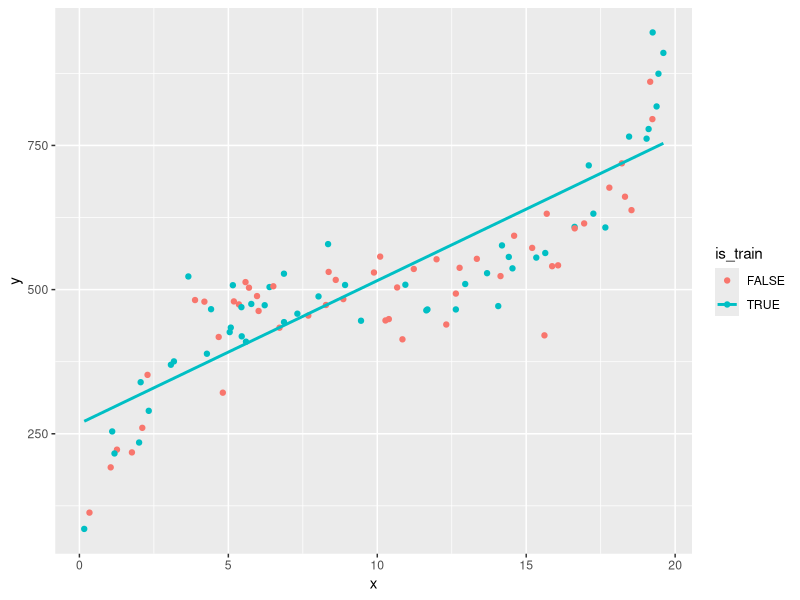
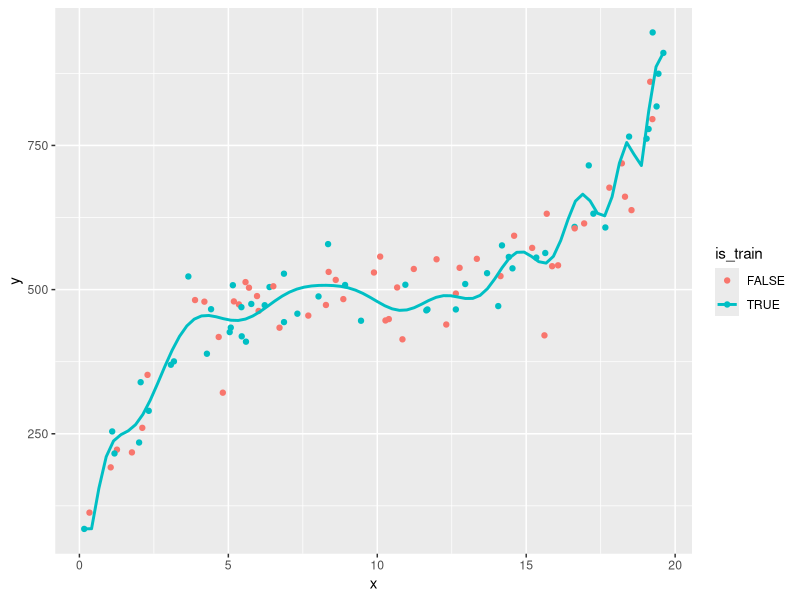
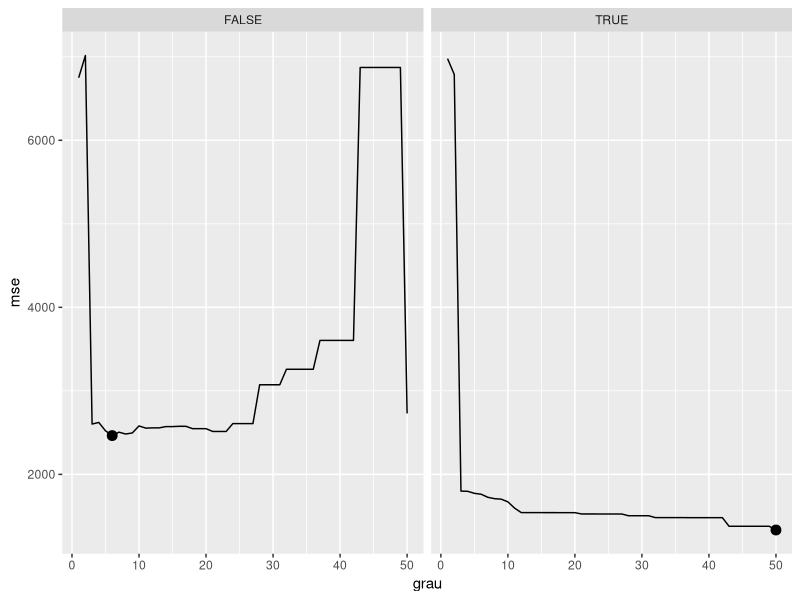
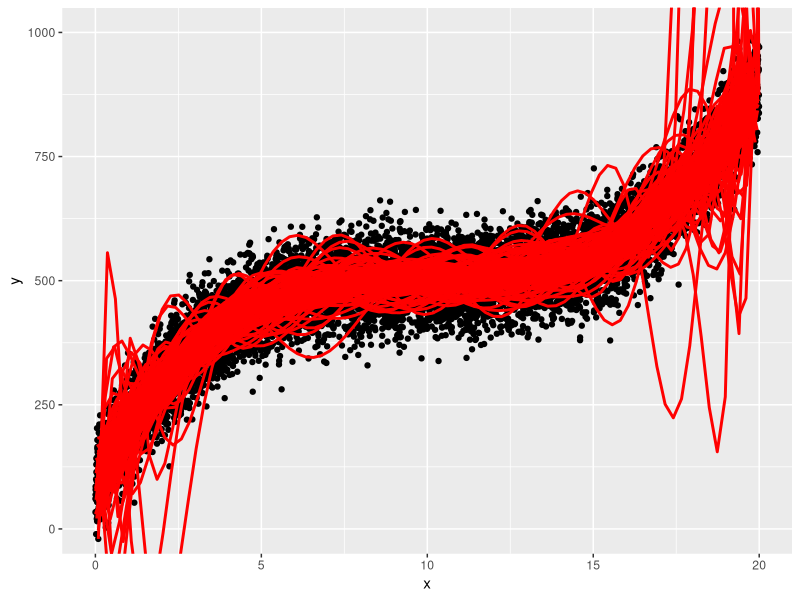
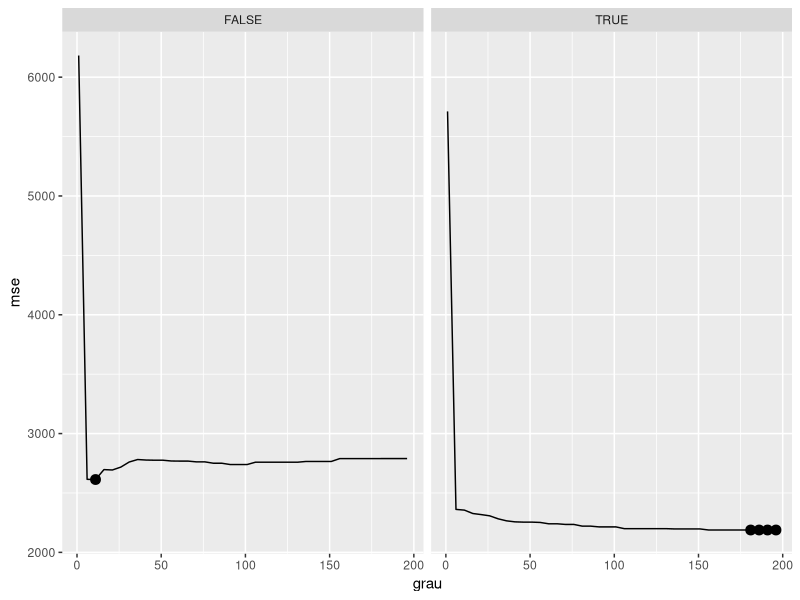
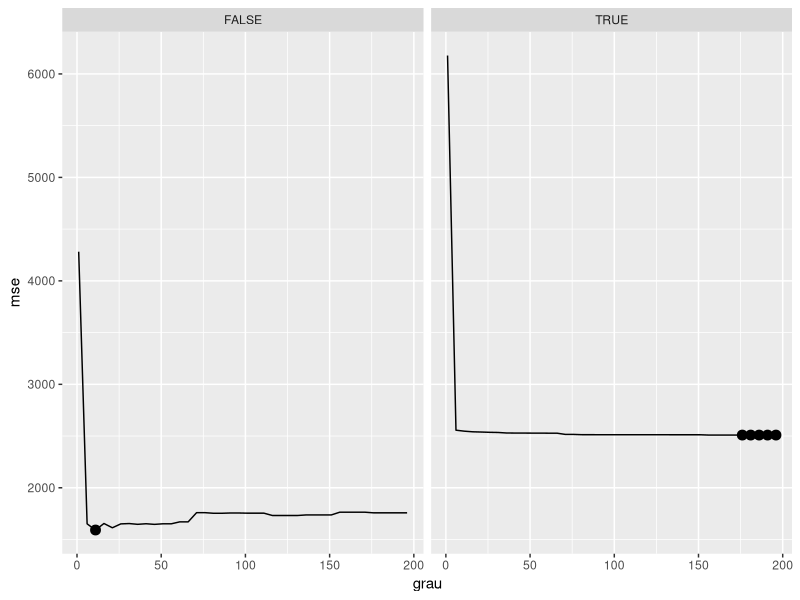
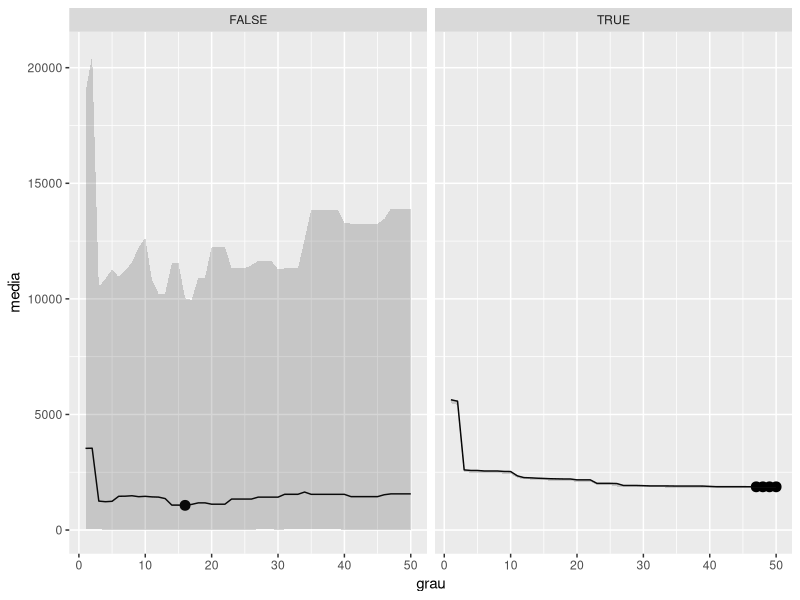

Write R code to recreate these figures, in order. (Note: this script raises an error after producing the figures.)

# Pacotes -----------------------------------------------------------------

library(tidyverse)
library(caret)
library(rsample)
library(skimr)

set.seed(1313)

# Estratégias -------------------------------------------------------------

# Criando banco de dados 

criar_amostra <- function(n, perc_treino) {
  data_frame(
    x = runif(n, 0, 20),
    y = 500 + 0.4 * (x-10)^3 + rnorm(n, sd = 50),
    is_train = 1:n %in% sample.int(n, n*perc_treino)
  )
}

df <- criar_amostra(100, 0.5)

df_train <- df %>% filter(is_train)
df_test <- df %>% filter(!is_train)

ggplot(df, aes(x = x, y = y, color = is_train)) +
  geom_point() +
  geom_smooth(data = df_train, method = "lm", se = FALSE)

# Ajustando o primeiro modelo 

modelo <- lm(y ~ x, data = df_train)
summary(modelo)

df$predicao <- predict(modelo, df)
df %>% 
  group_by(is_train) %>% 
  summarise(rmse = sqrt(mean((predicao - y)^2)))


# Ajustando um modelo mais complexo 

ggplot(df, aes(x = x, y = y, color = is_train)) +
  geom_point() +
  geom_smooth(data = df_train, method = "lm", se = FALSE, 
              formula = y ~ poly(x, 50, raw = TRUE))


modelo <- lm(y ~ poly(x, 50, raw = TRUE), data = df_train)

df$predicao <- predict(modelo, df)
df %>% 
  group_by(is_train) %>% 
  summarise(rmse = sqrt(mean((predicao - y)^2)))


# Ajustando diversos modelos 

ajustar_polinomios <- function(df, grau) {
  
  erros <- NULL
  for(g in grau) {
    
    modelo <- lm(y ~ poly(x, g, raw = TRUE), data = df %>% filter(is_train))
    
    df$predicao <- predict(modelo, df)
    erros <- bind_rows(
      erros,
      df %>% 
        group_by(is_train) %>% 
        summarise(mse = mean((predicao - y)^2)) %>% 
        mutate(grau = g)
    )
    
  }
  erros
}

erros <- ajustar_polinomios(df, 1:50)
ggplot(erros, aes(x = grau, y = mse)) + 
  geom_line() + 
  geom_point(
    data = erros %>% group_by(is_train) %>% filter(mse == min(mse)),
    size = 3
  ) +
  facet_wrap(~is_train) 


# Por que variância alta?

n_vezes <- 100
df <- criar_amostra(10000, 0.5)
gg <- ggplot(df, aes(x = x, y = y)) +
  geom_point() 

for(i in 1:n_vezes) {
  gg <- gg + 
    geom_smooth(
      data = df %>% sample_n(50),
      alpha = 0.01,
      color = "red",
      method = "lm", se = FALSE, 
      formula = y ~ poly(x, 20, raw = TRUE)
    )
}

gg + coord_cartesian(ylim = c(0, 1000))


# Qual o efeito do tamanho da amostra?

df <- criar_amostra(1000, 0.5)
erros <- ajustar_polinomios(df, seq(1, 200, by = 5))
ggplot(erros, aes(x = grau, y = mse)) + 
  geom_line() + 
  geom_point(
    data = erros %>% group_by(is_train) %>% filter(mse == min(mse)),
    size = 3
  ) +
  facet_wrap(~is_train) 


# Qual o efeito do tamanho da amostra de teste? 

df <- criar_amostra(1000, 0.99)
erros <- ajustar_polinomios(df, seq(1, 200, by = 5))
ggplot(erros, aes(x = grau, y = mse)) + 
  geom_line() + 
  geom_point(
    data = erros %>% group_by(is_train) %>% filter(mse == min(mse)),
    size = 3
  ) +
  facet_wrap(~is_train) 

# Implementando validação cruzada 

df <- criar_amostra(100, 0.5)
k <- 100
df$fold <- 1:nrow(df)
erros <- NULL
for (i in 1:k) {
  df$is_train <- df$fold != i
  erro <- ajustar_polinomios(df, grau = 1:50)
  erro$fold <- i
  erros <- bind_rows(erros, erro)
}

erros2 <- erros %>% 
  group_by(grau, is_train) %>% 
  summarise(
    media = median(mse),
    minimo = min(mse),
    maximo = max(mse),
    quantil95 = quantile(mse, probs = 0.95),
    quantil5 = quantile(mse, probs = 0.05)
  )

ggplot(erros2, aes(x = grau, y = media)) + 
  geom_line() + 
  geom_point(
    data = erros2 %>% group_by(is_train) %>% filter(media == min(media)),
    size = 3
  ) +
  facet_wrap(~is_train) +
  #coord_cartesian(ylim = c(0, 5000)) +
  geom_ribbon(aes(ymin = quantil5, ymax = quantil95), alpha = 0.2)


# Recipes + Caret ---------------------------------------------------------


# exemplo 1

diamantes <- ggplot2::diamonds
glimpse(diamantes)
# Vamos transformar as variáveis ordinais em categóricas
diamantes <- diamantes %>%
  mutate(
    cut = as.character(cut),
    color = as.character(color),
    clarity = as.character(clarity)
  )


receita <- recipe(price ~ ., data = diamantes) %>%
  step_dummy(all_nominal()) %>%
  step_nzv(all_predictors()) %>%
  step_corr(all_predictors())
prep <- prep(receita, diamantes)
base_treino <- bake(prep, diamantes)
ajuste <- lm(price ~ ., base_treino)
summary(ajuste)

# exemplo 2

set.seed(20032019)
modelo <- train(
  receita, 
  diamantes, 
  method = "lm",
  trControl = trainControl(method = "cv", number = 5)
)
modelo
# Para acessar o modelo final
summary(modelo$finalModel)
# Função para avaliar a "importância" de cada preditor
varImp(modelo)

# Valores obs vs pred
diamantes %>% 
  mutate(pred = predict(modelo, diamantes)) %>% 
  ggplot(aes(y = pred, x = price)) +
  geom_point() +
  geom_abline(intercept = 0, slope = 1, color = "blue") +
  theme_bw()

diamantes %>% 
  mutate(pred = predict(modelo, diamantes)) %>% 
  ggplot(aes(y = pred, x = price)) +
  geom_point() +
  geom_abline(intercept = 0, slope = 1, color = "blue") +
  theme_bw() +
  coord_cartesian(x = c(0, 20000), ylim = c(0, 25000))

diamantes %>% 
  mutate(pred = predict(modelo, diamantes)) %>% 
  arrange(desc(pred)) %>% 
  View()


# Regressão logística -----------------------------------------------------

data("credit_data")
glimpse(credit_data)

skim(credit_data)
credit_data %>% 
  group_by(Status) %>% 
  skim()

receita <- recipe(Status ~ ., data = credit_data) %>%
  step_meanimpute(all_numeric(), -all_outcomes()) %>%
  step_modeimpute(all_nominal(), -all_outcomes()) %>%
  step_dummy(all_nominal(), -all_outcomes()) %>%
  step_corr(all_predictors()) %>%
  step_nzv(all_predictors())
modelo <- train(
  receita, 
  credit_data, 
  method = "glm", 
  family = "binomial", 
  trControl = trainControl(method = "cv", number = 5)
)
modelo
varImp(modelo)


# Random Forest -----------------------------------------------------------

data("credit_data")

linhas_de_treino = runif(nrow(credit_data)) < 0.8

credit_data$base = if_else(linhas_de_treino, "treino", "teste")

credit_data_treino <- credit_data %>% 
  filter(base == "treino") %>% 
  select(-base)

credit_data_teste <-  credit_data %>% 
  filter(base == "teste") %>% 
  select(-base)

receita <- recipe(Status ~ ., data = credit_data_treino) %>%
  step_meanimpute(all_numeric(), -all_outcomes()) %>%
  step_modeimpute(all_nominal(), -all_outcomes()) %>%
  step_dummy(all_nominal(), -all_outcomes()) %>%
  step_corr(all_predictors()) %>%
  step_nzv(all_predictors())

train_control_rf <- trainControl(
  method = "cv", 
  number = 5, 
  classProbs = TRUE,
  summaryFunction = twoClassSummary,
  verboseIter = 1
)

grid_rf <- data.frame(
  mtry = c(2, 3, 4, 5, 6, 7)
)
modelo_rf <- train(
  receita, 
  credit_data_treino, 
  method ="rf",
  metric = "ROC",
  trControl = train_control_rf,
  tuneGrid = grid_rf
)
